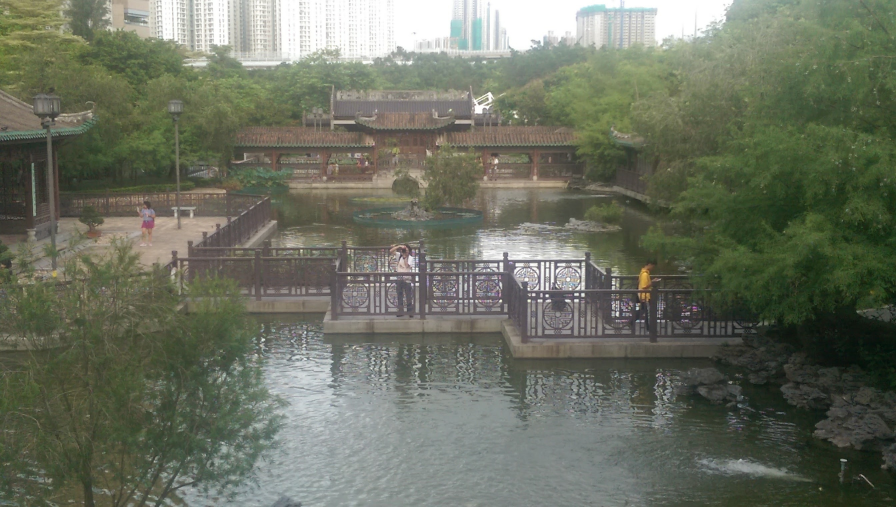
%> input picture proj 5/i1.jpg, 2688 x 1520 px (shown at 1/3 size)
$ octave hw5_sam.m   (GNU Octave 9; MATLAB toolbox functions it lacks are replaced by stand-ins)
%> lines starting %> are read from the running program, lines starting %| are printed output that depends on the picture; in (x1, y1, x2, y2) boxes, pixels count from 0 and x2, y2 are one past the last pixel; in counts of white or black regions, pixels touching at a corner belong together; the program's own positions count from 1
### proj 5/preprocess_image.m
function I1=preprocess_image(I1,pad)

if ~exist('pad','var')
    pad=15;
end

    I1=imresize(I1,[512,512/size(I1,1)*size(I1,2)]);
    I1=pad_image(I1,pad);

### proj 5/pad_image.m
function Io=pad_image(I,pad)

nsize=size(I);
nsize(1:2)=nsize(1:2)+2*[pad pad];

Io=uint8(zeros(nsize));

if numel(size(I))==3
    Io(pad+1:end-pad,pad+1:end-pad,:)=I;
elseif numel(size(I))==2
    Io(pad+1:end-pad,pad+1:end-pad)=I;
else
    error('Dimension of I is invalid. Either 2d or 3d.');
end

### proj 5/visualize_match.m
function visualize_match(xy1,xy2,I1,I2)

cimg=cat(1,I1,I2);
figure;
imshow(cimg); pause(0.5); hold on;
plot(xy1(1,:),xy1(2,:),'r*');
plot(xy2(1,:),xy2(2,:)+size(I2,1),'r*');
l=line([xy1(1,:);xy2(1,:)],[xy1(2,:);xy2(2,:)+size(I2,1)]);
set(l,'color','r');

### proj 5/affine_fit.m
function xx=affine_fit(xy1,xy2)

xy1=xy1./repmat(xy1(3,:),[3,1]); % make sure inputs are normalized
xy2=xy2./repmat(xy2(3,:),[3,1]);

i = 1;
A = [xy1(:,i)' 0 0 0 ; 0 0 0 xy1(:,i)' ];
B = [xy2(1:2,i)];
for i = 2:length(xy1(1,:))
    AA = [xy1(:,i)' 0 0 0 ; 0 0 0 xy1(:,i)' ];
    A = [A;AA];
    B = [B;xy2(1:2,i)];
end
xx = [reshape(inv(A'*A)*A'*B,3,2)';0 0 1];

### proj 5/real_warp_image.m
function [NewImage,offsets]=real_warp_image(I1c,xx)


maxoffsets=[1000 1000];

ImSize = size(I1c);
h = ImSize(1);
w = ImSize(2);
ImX = [1:ImSize(2)];
ImY = [1:ImSize(1)];
[ImX, ImY] = meshgrid(ImX,ImY);
ImTmp = ones(1,prod(size(ImX)));
ImX = ImX';
ImY = ImY';
ImX = ImX(:)';
ImY = ImY(:)';

rx=xx*[ImX;ImY;ImTmp];
rx=rx./repmat(rx(3,:),[3,1]);

dummy=min(rx');
offsets=ceil(-dummy(1:2));
offsets(offsets<0)=0;
offsets=min([offsets;maxoffsets]);

dummy=max(rx');
dummy=max([dummy(1:2); w h]);
dummy=min([dummy; maxoffsets*2]);

nh=ceil(dummy(2)+offsets(2)); nw=ceil(dummy(1)+offsets(1));

NewImage = zeros(ceil(nh),ceil(nw),3);

[ImX, ImY] = meshgrid((1:nw)-offsets(1),(1:nh)-offsets(2));
ImTmp = ones(1,prod(size(ImX)));
FinalXY = [ImX(:)';ImY(:)';ImTmp];
FinalXY1 = inv(xx)*FinalXY;
FinalXY1 = ceil(FinalXY1 ./repmat(FinalXY1(3,:),[3,1]));
FinalXY(3,:) = [];
FinalXY1(3,:) = [];

%
% NewImage(:,:,1) = zeros(ceil(nh),ceil(nw));
% NewImage(:,:,2) = NewImage(:,:,1);
% NewImage(:,:,3) = NewImage(:,:,1);
FinalXY(:, FinalXY1(1,:) <=0) = [];
FinalXY1(:, FinalXY1(1,:) <=0) = [];

FinalXY(:, FinalXY1(1,:) >w ) = [];
FinalXY1(:, FinalXY1(1,:) >w ) = [];

FinalXY(:, FinalXY1(2,:) <=0) = [];
FinalXY1(:, FinalXY1(2,:) <=0) = [];

FinalXY(:, FinalXY1(2,:) >h ) = [];
FinalXY1(:, FinalXY1(2,:) >h ) = [];


NewImage((FinalXY(1,:)-1+offsets(1))*nh+FinalXY(2,:)+offsets(2)) = I1c((FinalXY1(1,:)-1)*h+FinalXY1(2,:));
NewImage((FinalXY(1,:)-1+offsets(1))*nh+FinalXY(2,:)+offsets(2)+nw*nh) = I1c((FinalXY1(1,:)-1)*h+FinalXY1(2,:)+w*h);
NewImage((FinalXY(1,:)-1+offsets(1))*nh+FinalXY(2,:)+offsets(2)+nw*nh*2) = I1c((FinalXY1(1,:)-1)*h+FinalXY1(2,:)+w*h*2);
%offsets=[0,0];

### proj 5/draw_align_image.m
function [wholeImg,NewImage,offsets]=draw_align_image(xx,I1c,I2c)


[NewImage,offsets] = real_warp_image(I1c,xx);
wholeImg=zeros(size(NewImage));
wholeImg((1:size(I2c,1))+offsets(2),(1:size(I2c,2))+offsets(1),:)=I2c;
S=sum(wholeImg,3);
mask=zeros(size(S));
mask(S>0)=mask(S>0)+1;
S=sum(NewImage,3);
mask(S>0)=mask(S>0)+1;
mask(mask==0)=1;
wholeImg=wholeImg+NewImage;
wholeImg=wholeImg./repmat(mask,[1,1,3]);

figure;
imshow(uint8(wholeImg));

### proj 5/show_points_on_drawn_image.m
function show_points_on_drawn_image(offsets,xx,xy1,xy2)

    nxy1=xx*xy1; nxy1=nxy1./repmat(nxy1(3,:),[3,1]);

    nxy1=nxy1+repmat([offsets';0],[1,size(nxy1,2)]);
    nxy2=xy2+repmat([offsets';0],[1,size(xy2,2)]);

    plot(nxy1(1,:),nxy1(2,:),'bo');
    plot(nxy2(1,:),nxy2(2,:),'rx');

### proj 5/hw5_sam.m
% run this script

imnames={'i1.jpg','i2.jpg'};

% resize image to reduce complexity
% pad image to avoid boundary problem
I1=preprocess_image(imread(imnames{1}));
I2=preprocess_image(imread(imnames{2}));
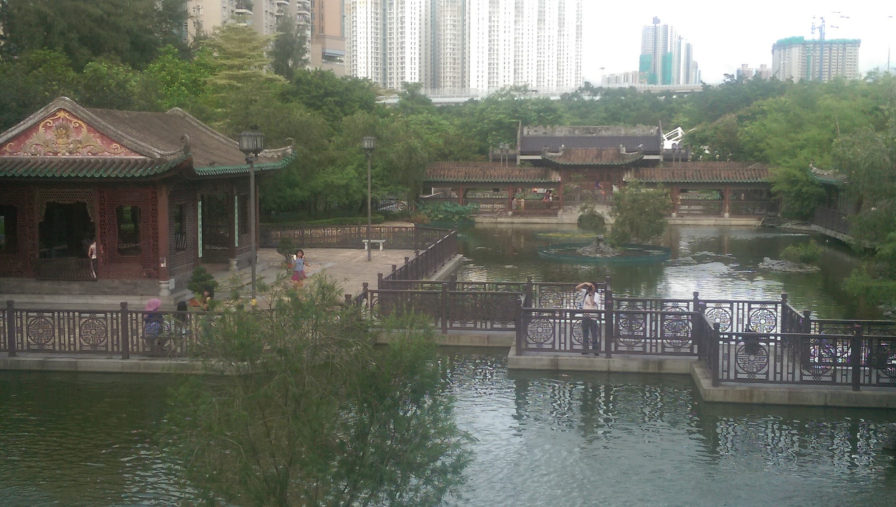
%> input picture proj 5/i2.jpg, 2688 x 1520 px (shown at 1/3 size)


%% Todo
% find match coordinates from I1 to I2
% You should comment the following line and create xy1 and xy2 leveraging
% the HOG features created in HW4
% xy1 contains list of positions in I1 that match with positions in I2
% (stored in xy2)
% xy1 and xy2 are homogenous coordinate, each column is one point
% first coordinate of a point is the horizontal coordinate of the image
% second coordinate of the point is the vertical coordinate

load hw5.mat % you should comment this line, this load my pre-matched pair list and transform
% check out xy1,xy2 and xx_sam
%% Don't need to change here
% visualize your points
visualize_match(xy1,xy2,I1,I2);
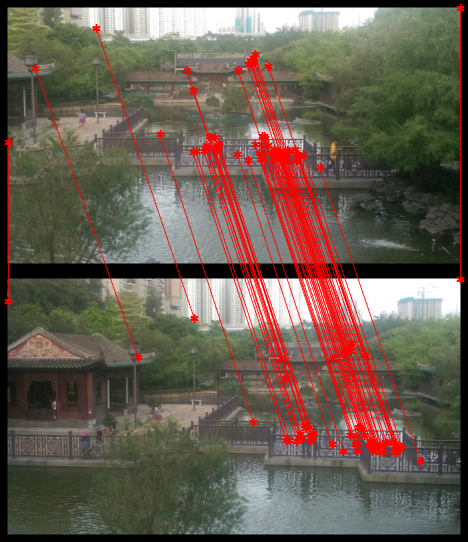
%> figure redrawn from the program's plot data; shown at 1/2 size

xx=affine_fit(xy1,xy2); % note that xy1 and xy2 are in homogenous coordinates, each column is one point
% check out the predefined example in hw5.mat

[wholeImg,NewImage,offsets]=draw_align_image(xx,I1,I2);
%> in draw_align_image, `[NewImage,offsets] = real_warp_image(I1c,xx);`: offsets = [0 27]
%> in draw_align_image, `mask(S>0)=mask(S>0)+1;`:
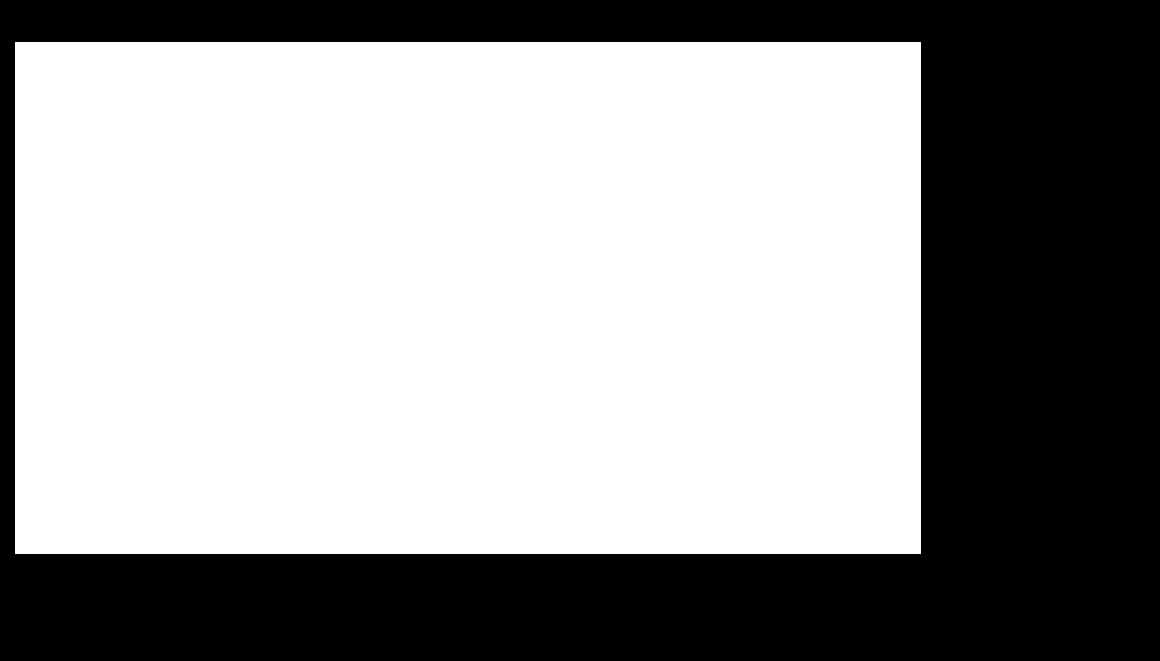
%> mask: size 661x1160 double; values 0 (black) and 1 (white), 60.5% white; 1 black region, box (x1, y1, x2, y2) and area: (0, 0, 1160, 661) 302888
%> in draw_align_image, `mask(mask==0)=1;`: mask: size 661x1160 double; values 1 (black) and 2 (white), 45.7% white; 1 white region, box (x1, y1, x2, y2) and area: (171, 42, 921, 554) 350124
%> offsets = [0 27]
pause(0.5); % workaround for matlab bug with imshow and hold
hold on;
show_points_on_drawn_image(offsets,xx,xy1,xy2); % this line is for debugging, you can comment it if you want
%> in show_points_on_drawn_image, `nxy1=nxy1+repmat([offsets';0],[1,size(nxy1,2)]);`: nxy1 = 64 columns, first 8: [1085.4 749.6 794.1 791.8 627.7 627.2 744.2 836.9; 127.5 382.8 388.1 393.8 354.2 350.2 388.1 414.2; 1 1 1 1 1 1 1 1]
%> in show_points_on_drawn_image, `nxy2=xy2+repmat([offsets';0],[1,size(xy2,2)]);`: nxy2 = 64 columns, first 8: [921 750 798 795 625 625 744 841; 43 382 384 390 364 360 388 407; 1 1 1 1 1 1 1 1]
title('Affine transform without ransac');
xlabel('Red cross are points in the second image; blue circle are transformed points on the first image');
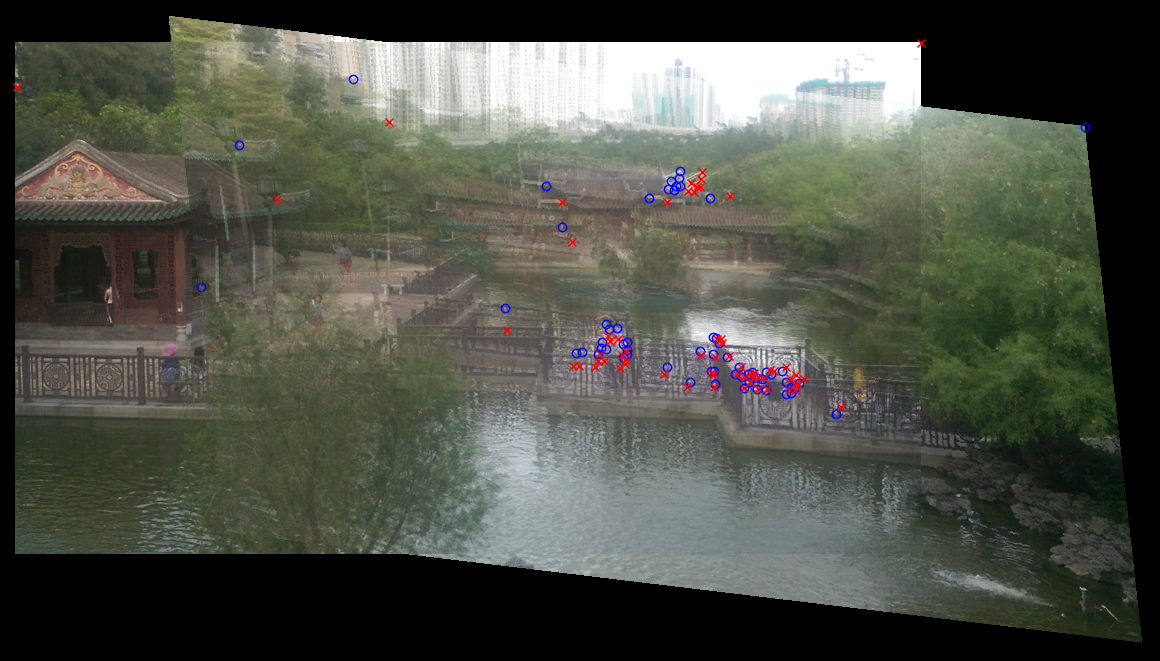
%> figure redrawn from the program's plot data; its title reads 'Affine transform without ransac'

%% extra credit, try to implement ransac to get a better fitting (50%)

%% extra credit, try to implement projective transform fitting to get nicer transform (50%)

%% If you implement both extra credit, your transform should be pretty nice as below

xx=xx_sam
[wholeImg,NewImage,offsets]=draw_align_image(xx,I1,I2);
%> in real_warp_image (call 2), `NewImage((FinalXY(1,:)-1+offsets(1))*nh+FinalXY(2,:)+offsets(2)+nw*nh*..`:
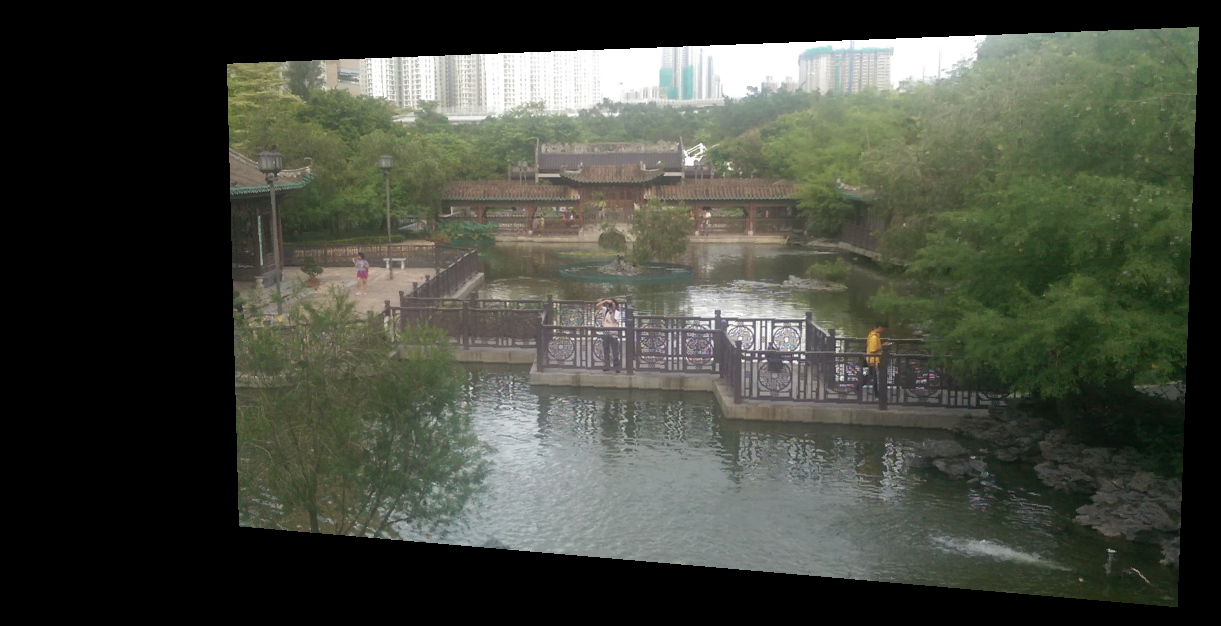
%> NewImage: size 626x1221x3 double; mean R, G, B 68.7, 72.2, 62
%> in draw_align_image (call 2), `[NewImage,offsets] = real_warp_image(I1c,xx);`: offsets = [0 0]
%> in draw_align_image (call 2), `mask(S>0)=mask(S>0)+1;`: mask: size 626x1221 double; values 0 (black) and 1 (white), 60.7% white; 1 black region, box (x1, y1, x2, y2) and area: (0, 0, 1221, 626) 300474
%> in draw_align_image (call 2), `mask(mask==0)=1;`:
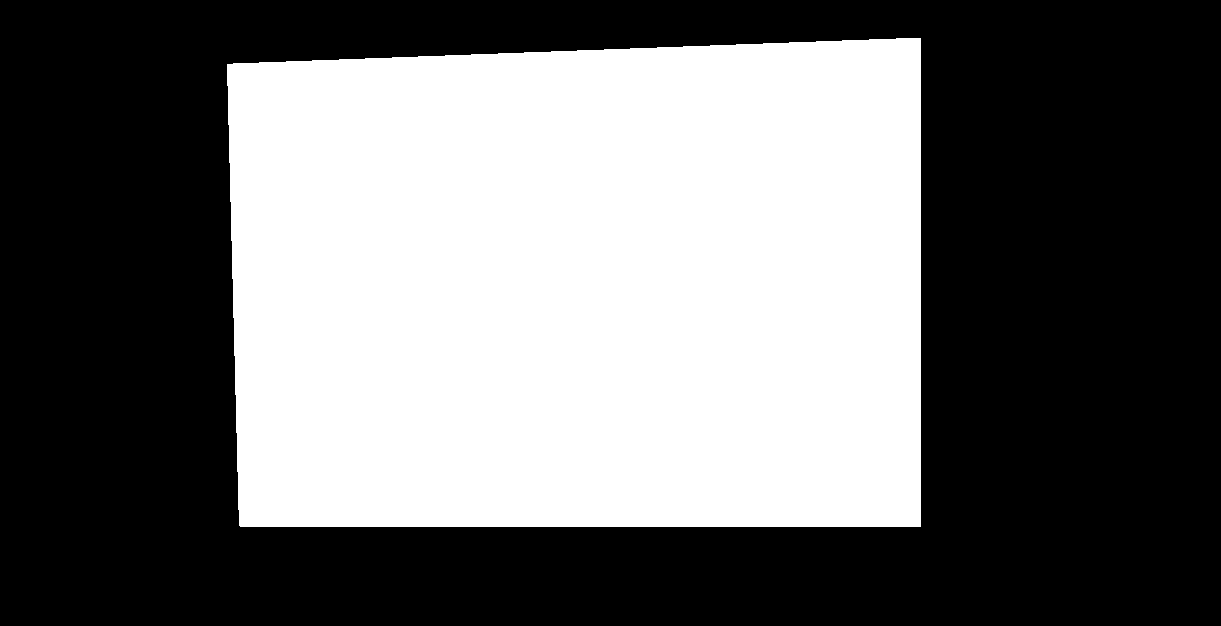
%> mask: size 626x1221 double; values 1 (black) and 2 (white), 42.9% white; 1 white region, box (x1, y1, x2, y2) and area: (227, 38, 921, 527) 327858
%> offsets = [0 0]
pause(0.5);
hold on;
show_points_on_drawn_image(offsets,xx,xy1,xy2); % this line is for debugging, you can comment it if you want
title('Projective transform fitting + ransac');
xlabel('Red cross are points in the second image; blue circle are transformed points on the first image');
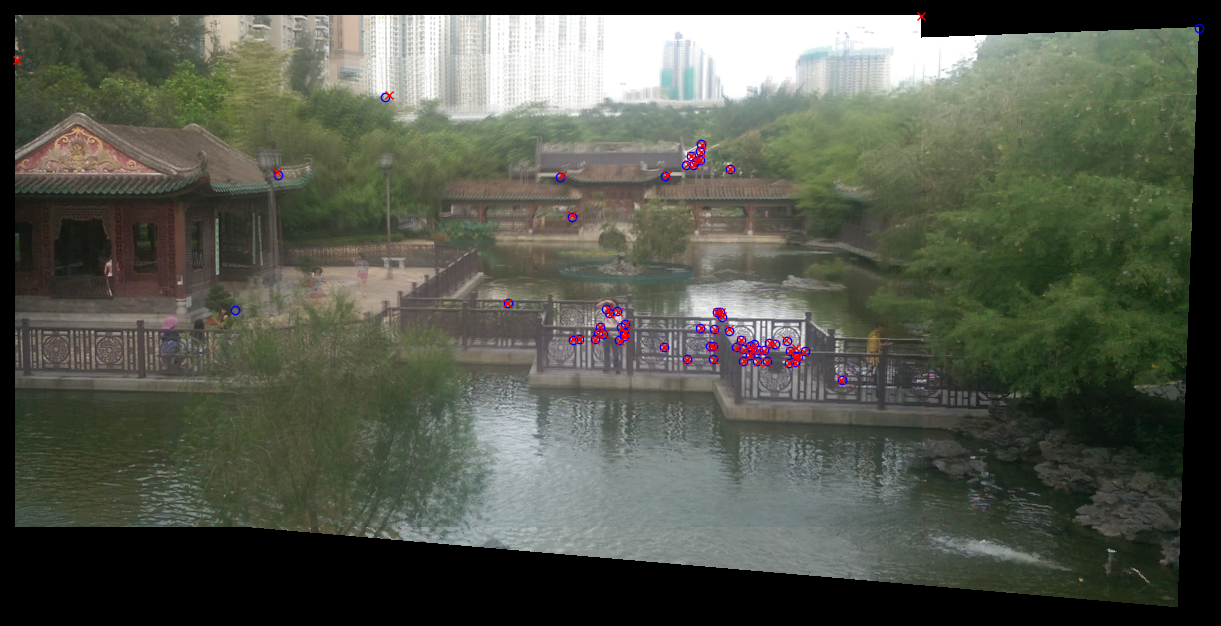
%> figure redrawn from the program's plot data; its title reads 'Projective transform fitting + ransac'
